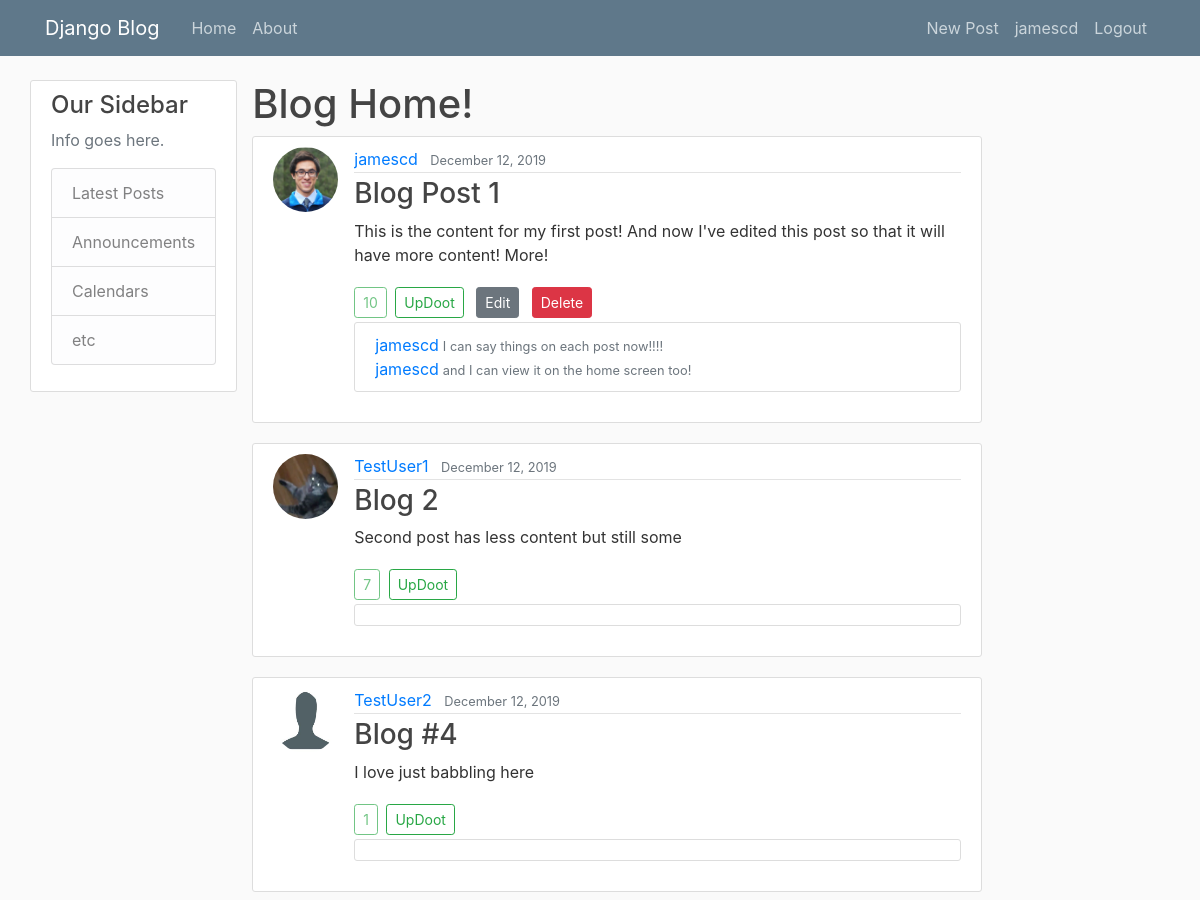
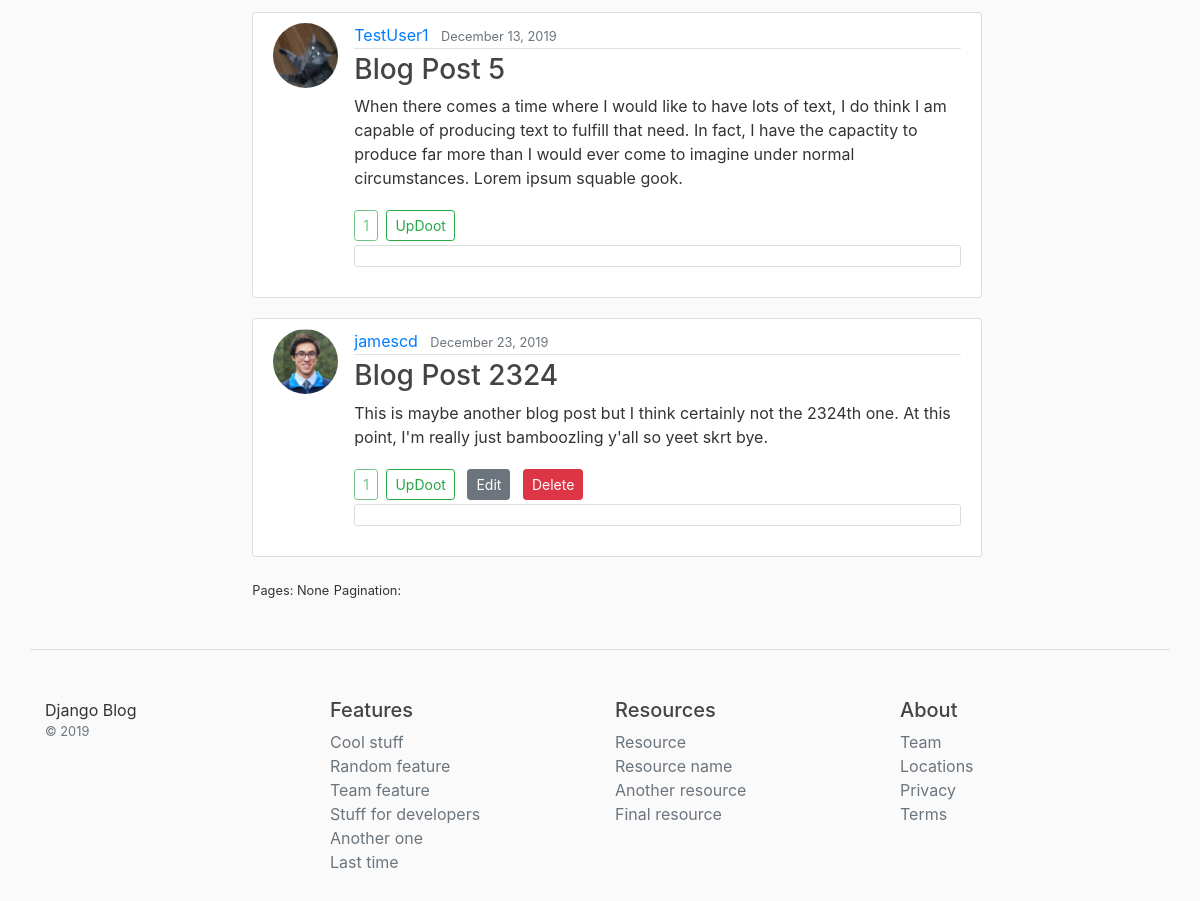
The app's page / (signed in) with its own data (2 pictures, top to bottom).
### blog/models.py (models this page shows, shortened)
class Post(models.Model):
	title = models.CharField(max_length=100)
	content = models.TextField()
	date_posted = models.DateTimeField(default=timezone.now)
	author = models.ForeignKey(User, on_delete=models.CASCADE)
	updoots = models.SmallIntegerField(default=0)

class Comment(models.Model):
	post = models.ForeignKey(Post, on_delete=models.CASCADE)
	author = models.ForeignKey(User, on_delete=models.CASCADE)
	content = models.CharField(max_length=200)
	date_posted = models.DateTimeField(default=timezone.now)

### users/models.py (models this page shows, shortened)
class Profile(models.Model):
	user = models.OneToOneField(User, on_delete=models.CASCADE)
	image = models.ImageField(default='default.jpeg', upload_to='profile-pics')
	bio = models.TextField()

### blog/views.py (the view)
# urls.py: path('', PostListView.as_view(), name='blog-home'),
class PostListView(ListView):
	model = Post
	template_name = 'blog/home.html' # <app>/<model>_<viewtype>.html
	ordering = ['-updoots', '-date_posted'] #'-' indicates newest to oldest
	paginate_by = 5
	paginate_orphans = 2
	def get_context_data(self, **kwargs):
		posts = Post.objects.all()
		pages = Paginator(object_list=posts, per_page=5, orphans=2)
		context = {
			'numpages': kwargs.get('page'),
			'page_obj': pages.get_page(kwargs.get('page')),
			'comments': Comment.objects.all()
		}
		return context

### blog/templates/blog/home.html (shortened to what this page needs)
{% extends "blog/base.html" %}
{% block content %}
	<h1>Blog Home!</h1>
	{% for post in page_obj %}
		<article class="media content-section">
			<img class="rounded-circle article-img" src="{{ post.author.profile.image.url }}">
			<div class="media-body">
				<div class="article-metadata">
					<a class="mr-2" href="{% url 'user-posts' post.author.username %}">{{ post.author }}</a>
					<small class="text-muted">{{ post.date_posted|date:"F d, Y" }}</small>
				</div>
				<h3><a class="article-title" href="{% url 'post-detail' post.id %}">{{ post.title }}</a></h3>
				<p class="article-content">{{ post.content }}</p>
				<a class="btn btn-outline-success btn-sm disabled mr-1">{{ post.updoots }}</a>
				<a class="btn btn-outline-success btn-sm mt-1 mb-1" href="{% url 'post-updoot' post.id 'home' %}">UpDoot</a>
				{% if post.author == user %}
					<a class="btn btn-secondary btn-sm mt-1 mb-1 ml-2" href="{% url 'post-update' post.id %}">Edit</a>
					<a class="btn btn-danger btn-sm mt-1 mb-1 ml-2" href="{% url 'post-delete' post.id %}">Delete</a>
				{% endif %}
				<div class="media content-section">
					<div class="col">
						{% for comment in comments %}
							{% if comment.post == post %}
								<div class="row">
									<a class="mr-1" href="{% url 'user-posts' comment.author.username %}">{{ comment.author }}</a>
									<small class="mt-1 text-muted">{{ comment.content }}</small>
								</div>
							{% endif %}
						{% endfor %}
					</div>
				</div>
			</div>
		</article>
	{% endfor %}
	<small>Pages: {{ numpages }}</small>
	<small>Pagination: {{ is_paginated }}</small>
{% endblock content %}

### blog/templates/blog/base.html (shortened to what this page needs)
{% load static %}
<!DOCTYPE html>
<html lang="en">
<head>
	<link rel="stylesheet" href="https://stackpath.bootstrapcdn.com/bootstrap/4.4.1/css/bootstrap.min.css">
	<link rel="stylesheet" type="text/css" href="{% static 'blog/main.css' %}">
</head>
<body>
	<header class="site-header">
		<nav class="navbar navbar-expand-md navbar-dark bg-steel fixed-top">
			<div class="container">
				<a class="navbar-brand mr-4" href="{% url 'blog-home' %}">Django Blog</a>
				<div class="collapse navbar-collapse" id="navbarToggle">
					<div class="navbar-nav mr-auto">
						<a class="nav-item nav-link" href="{% url 'blog-home' %}">Home</a>
						<a class="nav-item nav-link" href="{% url 'blog-about' %}">About</a>
					</div>
					<div class="navbar-nav">
						{% if user.is_authenticated %}
							<a class="nav-item nav-link" href="{% url 'post-create' %}">New Post</a>
							<a class="nav-item nav-link" href="{% url 'profile' %}">{{ user.username }}</a>
							<a class="nav-item nav-link" href="{% url 'logout' %}">Logout</a>
						{% else %}
							<a class="nav-item nav-link" href="{% url 'login' %}">Login</a>
							<a class="nav-item nav-link" href="{% url 'register' %}">Register</a>
						{% endif %}
					</div>
				</div>
			</div>
		</nav>
	</header>
	<main role="main" class="container">
		<div class="row">
			<div class="col-md-2.5">
				<div class="content-section">
					<h4>Our Sidebar</h4>
					<p class='text-muted'>Info goes here.
						<ul class="list-group">
							<li class="list-group-item list-group-item-light">Latest Posts</li>
							<li class="list-group-item list-group-item-light">Announcements</li>
							<li class="list-group-item list-group-item-light">Calendars</li>
							<li class="list-group-item list-group-item-light">etc</li>
						</ul>
					</p>
				</div>
			</div>
			<div class="col-md-8">
				{% block content %}{% endblock %}
			</div>
		</div>
	</main>
	<footer class="container pt-4 my-md-5 pt-md-5 border-top">
        <div class="row">
          <div class="col-12 col-md">
			Django Blog
            <small class="d-block mb-3 text-muted">&copy; 2019</small>
          </div>
          <div class="col-6 col-md">
            <h5>Features</h5>
            <ul class="list-unstyled text-small">
              <li><a class="text-muted" href="#">Cool stuff</a></li>
              <li><a class="text-muted" href="#">Random feature</a></li>
              <li><a class="text-muted" href="#">Team feature</a></li>
              <li><a class="text-muted" href="#">Stuff for developers</a></li>
              <li><a class="text-muted" href="#">Another one</a></li>
              <li><a class="text-muted" href="#">Last time</a></li>
            </ul>
          </div>
          <div class="col-6 col-md">
            <h5>Resources</h5>
            <ul class="list-unstyled text-small">
              <li><a class="text-muted" href="#">Resource</a></li>
              <li><a class="text-muted" href="#">Resource name</a></li>
              <li><a class="text-muted" href="#">Another resource</a></li>
              <li><a class="text-muted" href="#">Final resource</a></li>
            </ul>
          </div>
          <div class="col-6 col-md">
            <h5>About</h5>
            <ul class="list-unstyled text-small">
              <li><a class="text-muted" href="#">Team</a></li>
              <li><a class="text-muted" href="#">Locations</a></li>
              <li><a class="text-muted" href="#">Privacy</a></li>
              <li><a class="text-muted" href="#">Terms</a></li>
            </ul>
          </div>
        </div>
      </footer>
</body>
</html>

### blog/static/blog/main.css (style rules this page uses)
body { background: #fafafa; color: #333333; margin-top: 5rem; }
h1, h2, h3, h4, h5, h6 { color: #444444; }
ul { margin: 0; }
.bg-steel { background-color: #5f788a; }
.site-header .navbar-nav .nav-link { color: #cbd5db; }
.content-section { background: #ffffff; padding: 10px 20px; border: 1px solid #dddddd; border-radius: 3px; margin-bottom: 20px; }
.article-title { color: #444444; }
.article-content { white-space: pre-line; }
.article-img { height: 65px; width: 65px; margin-right: 16px; }
.article-metadata { padding-bottom: 1px; margin-bottom: 4px; border-bottom: 1px solid #e3e3e3 }

### records on screen
Post: author.profile.image (picture), author "jamescd", date_posted "December 12, 2019", title "Blog Post 1", content "This is the content for my first post! And now I've edited this post so that it will have more content! More!", updoots "10", shows "Edit"
Comment: author "jamescd", content "I can say things on each post now!!!!"
Comment: author "jamescd", content "and I can view it on the home screen too!"
Post: author.profile.image (picture), author "TestUser1", date_posted "December 12, 2019", title "Blog 2", content "Second post has less content but still some", updoots "7"
Post: author.profile.image (placeholder picture), author "TestUser2", date_posted "December 12, 2019", title "Blog #4", content "I love just babbling here", updoots "1"
Post: author.profile.image (picture), author "TestUser1", date_posted "December 13, 2019", title "Blog Post 5", content "When there comes a time where I would like to have lots of text, I do think I am capable of producing text to fulfill that need. In fact, I have the capactity to produce far more than I would ever come to imagine under normal circumstances. Lorem ipsum squable gook.", updoots "1"
Post: author.profile.image (picture), author "jamescd", date_posted "December 23, 2019", title "Blog Post 2324", content "This is maybe another blog post but I think certainly not the 2324th one. At this point, I'm really just bamboozling y'all so yeet skrt bye.", updoots "1", shows "Edit"

### other values on screen
{{ user.username }} "jamescd"
{{ numpages }} "None"
